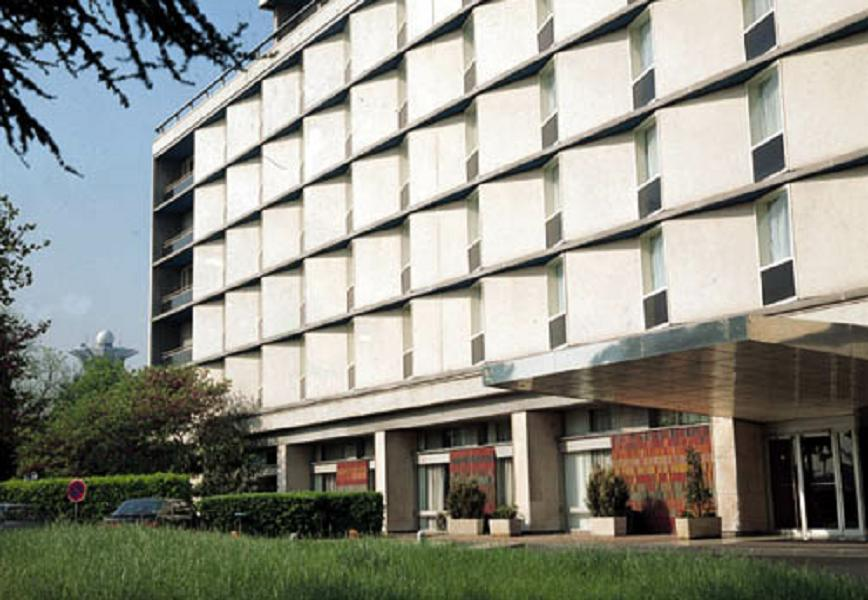
//> input picture feature2d/harris/images/building.jpg, 868 x 600 px
$ ./findContours ../../../feature2d/harris/images/building.jpg   (built with g++ and OpenCV 4)
//> lines starting //> are read from the running program, lines starting //| are printed output that depends on the picture; after the words box and inside, x2 and y2 are one past the last pixel; in counts of white or black regions, pixels touching at a corner belong together
#include "opencv2/imgcodecs.hpp"
#include "opencv2/highgui/highgui.hpp"
#include "opencv2/imgproc/imgproc.hpp"
#include <iostream>
#include <stdio.h>
#include <stdlib.h>
using namespace cv;
using namespace std;
Mat src; Mat src_gray;
int thresh = 100;
int max_thresh = 255;
RNG rng(12345);
void thresh_callback(int, void* );
int main( int, char** argv )
{
  src = imread(argv[1]);
//> src is the input picture: 600 rows x 868 cols, CV_8UC3; mean B, G, R 133.7, 143.6, 142.9
  if (src.empty())
  {
    cerr << "No image supplied ..." << endl;
    return -1;
  }
  cvtColor( src, src_gray, COLOR_BGR2GRAY );
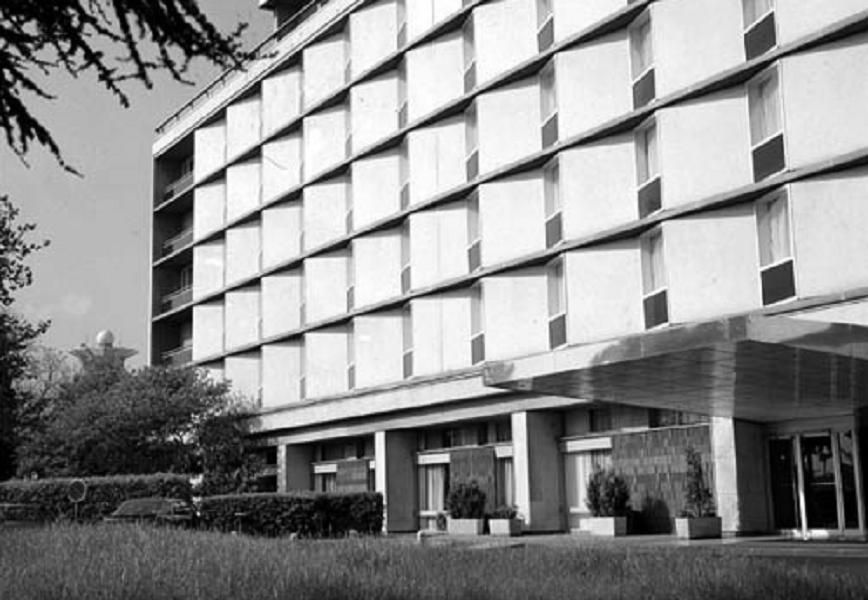
//> src_gray: 600 rows x 868 cols, CV_8UC1; min 0, max 255, mean 142.3
  blur( src_gray, src_gray, Size(3,3) );
  const char* source_window = "Source";
  namedWindow( source_window, WINDOW_AUTOSIZE );
  imshow( source_window, src );
  createTrackbar( " Canny thresh:", "Source", &thresh, max_thresh, thresh_callback );
  thresh_callback( 0, 0 );
  waitKey(0);
  return(0);
}
void thresh_callback(int, void* )
{
  Mat canny_output;
  vector<vector<Point> > contours;
  vector<Vec4i> hierarchy;
  Canny( src_gray, canny_output, thresh, thresh*2, 3 );
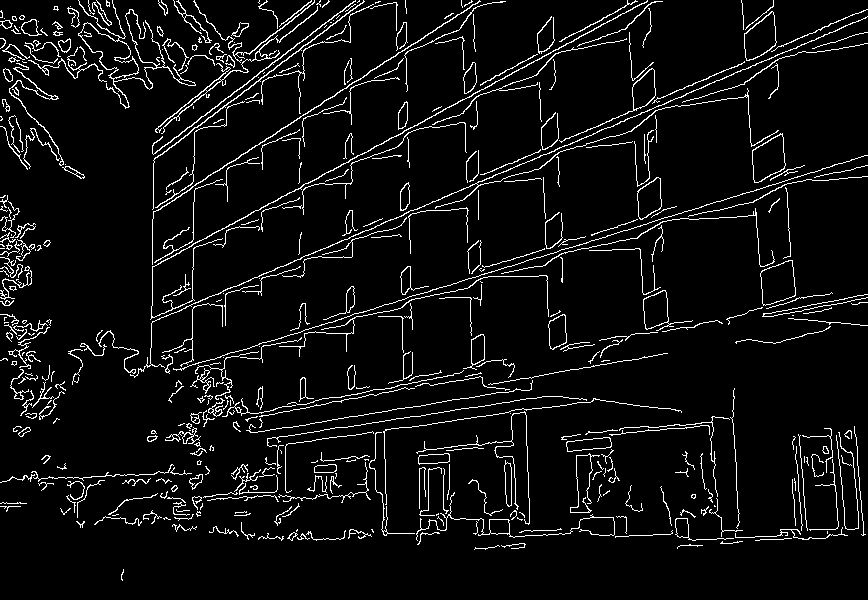
//> canny_output: 600 rows x 868 cols, CV_8UC1; 6.1% white in thin lines or dots
  findContours( canny_output, contours, hierarchy, RETR_TREE, CHAIN_APPROX_SIMPLE, Point(0, 0) );
//> contours = 551 contours, 410 with area under 20; largest, box (x1, y1, x2, y2) and area: (78, 0, 196, 109) 1647, (78, 22, 139, 79) 1370, (760, 260, 796, 306) 1176, (760, 260, 796, 306) 1166, (752, 133, 786, 183) 1102
  Mat drawing = Mat::zeros( canny_output.size(), CV_8UC3 );
  for( size_t i = 0; i< contours.size(); i++ )
     {
       Scalar color = Scalar( rng.uniform(0, 255), rng.uniform(0,255), rng.uniform(0,255) );
       drawContours( drawing, contours, (int)i, color, 2, 8, hierarchy, 0, Point() );
     }
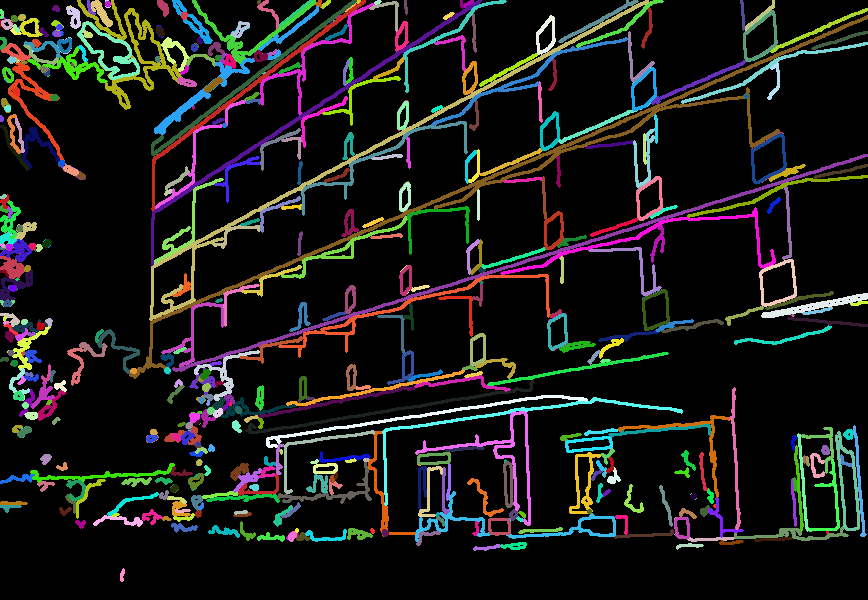
//> drawing: 600 rows x 868 cols, CV_8UC3; mean B, G, R 23.6, 25.6, 25.8
  namedWindow( "Contours", WINDOW_AUTOSIZE );
  imshow( "Contours", drawing );
}
